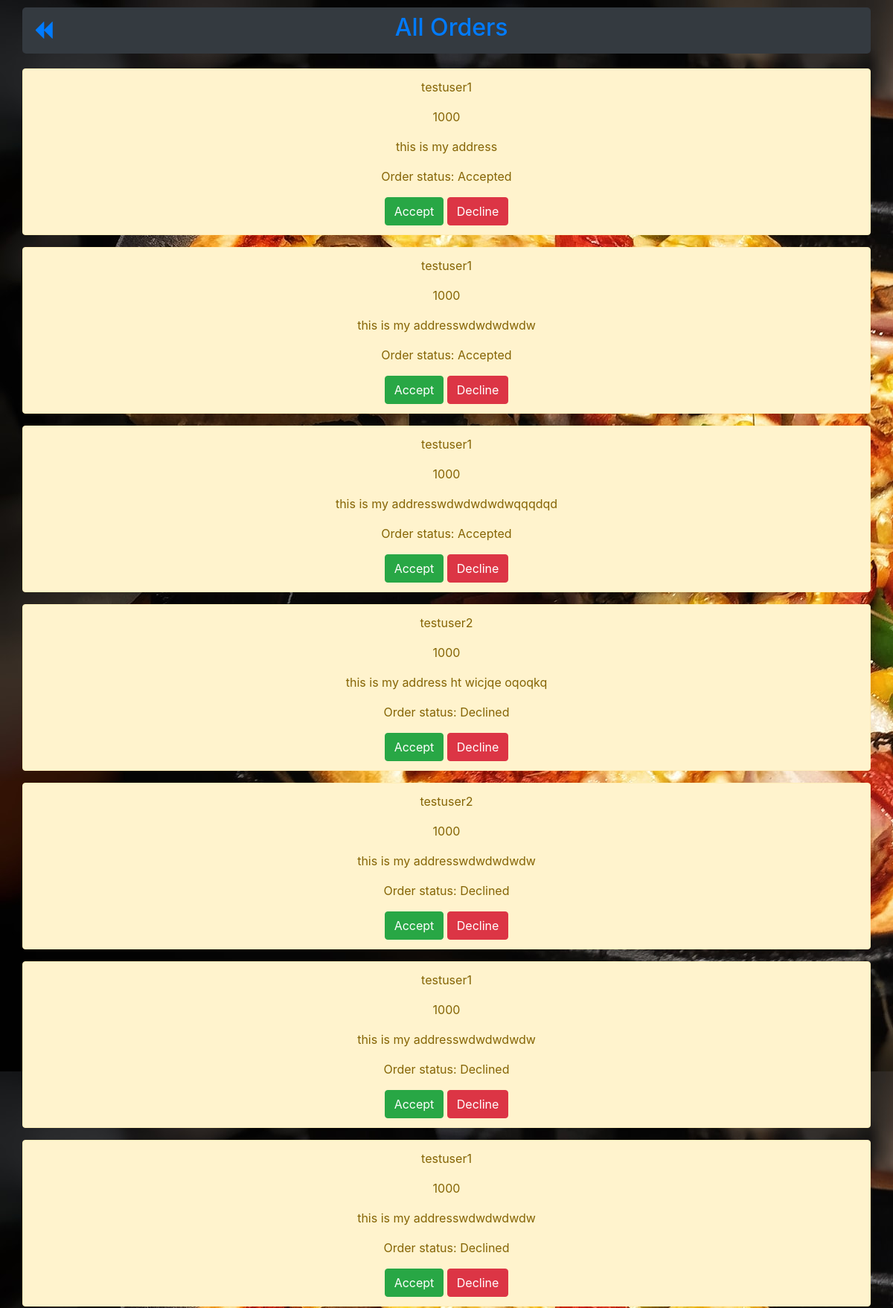
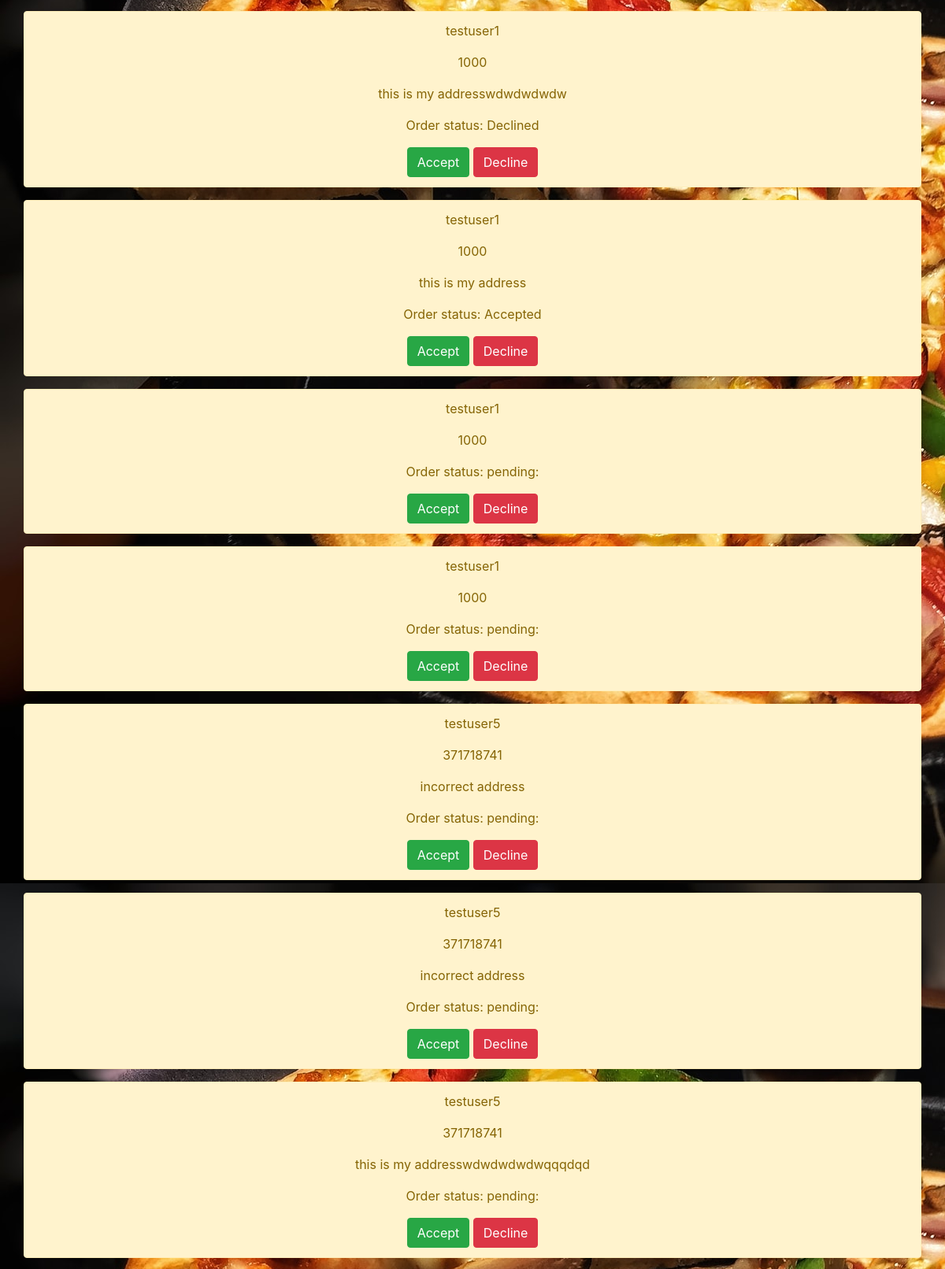
The page /adminorders/ (upper part) on the database its author committed (2 pictures, top to bottom).
### pizzaApp/models.py (models this page shows)
class OrderModel(models.Model):
    username = models.CharField(max_length=50)
    phoneno = models.CharField(max_length=50)
    address = models.CharField(max_length=200)
    ordereditems = models.CharField(max_length=50)
    status = models.CharField(max_length=50)

### pizzaApp/views.py (the view)
# urls.py: path('adminorders/', adminorders, name='adminorders'),
def adminorders(request):
    orders = OrderModel.objects.all()
    context = {'orders': orders}
    return render(request, 'pizzaApp/adminorders.html', context)

### pizzaApp/templates/pizzaApp/adminorders.html (shortened to what this page needs)
{% extends 'base.html' %}
{% block content %}
<nav class="container navbar navbar-expand navbar-dark bg-dark"
    style="margin-top: 10px; margin-bottom: 20px; border-radius: 5px;">
    <div class="nav navbar-nav">
        <a href="/admin/homepage/" class="nav-item"><i class="fa fa-backward" style="font-size: 20pt; padding-top: 10px;" aria-hidden="true"></i></a>
        <a class="nav-item" style="margin-left: 460px; text-decoration: none;"><h2>All Orders</h2></a>
    </div>
</nav>
{% for order in orders %}
<div class="container alert alert-warning" role="alert">
    <p>{{order.username}}</p>
    <p>{{order.phoneno}}</p>
    <p>{{order.address}}</p>
    <p>Order status: {{order.status}}</p>
    <a href="/acceptorder/{{order.id}}/" class="btn btn-success">Accept</a>
    <a href="/declineorder/{{order.id}}/" class="btn btn-danger">Decline</a>
</div>
{% endfor %}
{% endblock %}

### pizzaApp/templates/base.html (shortened to what this page needs)
<!DOCTYPE html>
<html lang="en">
{% load static %}
<head>
    <link rel="stylesheet" href="https://cdn.jsdelivr.net/npm/bootstrap@4.6.0/dist/css/bootstrap.min.css"
>
    <link rel="stylesheet" href="https://stackpath.bootstrapcdn.com/font-awesome/4.7.0/css/font-awesome.min.css">
</head>
<body>
    {% block content %}
    {% endblock %}
</body>
</html>

### pizzaApp/templates/pizzaApp/adminorders.html (style rules this page uses)
body { text-align: center; }

### rows shown on the page
OrderModel: username "testuser1", phoneno "1000", address "this is my address", status "Accepted"
OrderModel: username "testuser1", phoneno "1000", address "this is my addresswdwdwdwdw", status "Accepted"
OrderModel: username "testuser1", phoneno "1000", address "this is my addresswdwdwdwdwqqqdqd", status "Accepted"
OrderModel: username "testuser2", phoneno "1000", address "this is my address ht wicjqe oqoqkq", status "Declined"
OrderModel: username "testuser2", phoneno "1000", address "this is my addresswdwdwdwdw", status "Declined"
OrderModel: username "testuser1", phoneno "1000", address "this is my addresswdwdwdwdw", status "Declined"
OrderModel: username "testuser1", phoneno "1000", address "this is my addresswdwdwdwdw", status "Declined"
OrderModel: username "testuser1", phoneno "1000", address "this is my addresswdwdwdwdw", status "Declined"
OrderModel: username "testuser1", phoneno "1000", address "this is my address", status "Accepted"
OrderModel: username "testuser1", phoneno "1000", status "pending:"
OrderModel: username "testuser1", phoneno "1000", status "pending:"
OrderModel: username "testuser5", phoneno "371718741", address "incorrect address", status "pending:"
OrderModel: username "testuser5", phoneno "371718741", address "incorrect address", status "pending:"
OrderModel: username "testuser5", phoneno "371718741", address "this is my addresswdwdwdwdwqqqdqd", status "pending:"
